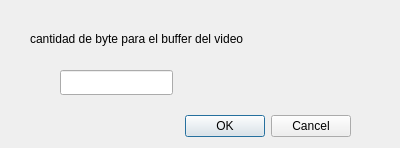
<?xml version="1.0" encoding="UTF-8"?>
<ui version="4.0">
 <class>buffer</class>
 <widget class="QDialog" name="buffer">
  <property name="geometry">
   <rect>
    <x>0</x>
    <y>0</y>
    <width>400</width>
    <height>148</height>
   </rect>
  </property>
  <property name="windowTitle">
   <string>Dialog</string>
  </property>
  <widget class="QDialogButtonBox" name="buttonBox">
   <property name="geometry">
    <rect>
     <x>10</x>
     <y>110</y>
     <width>341</width>
     <height>32</height>
    </rect>
   </property>
   <property name="orientation">
    <enum>Qt::Horizontal</enum>
   </property>
   <property name="standardButtons">
    <set>QDialogButtonBox::Cancel|QDialogButtonBox::Ok</set>
   </property>
  </widget>
  <widget class="QLineEdit" name="lineEdit">
   <property name="geometry">
    <rect>
     <x>60</x>
     <y>70</y>
     <width>113</width>
     <height>25</height>
    </rect>
   </property>
  </widget>
  <widget class="QLabel" name="label">
   <property name="geometry">
    <rect>
     <x>30</x>
     <y>30</y>
     <width>291</width>
     <height>17</height>
    </rect>
   </property>
   <property name="text">
    <string>cantidad de byte para el buffer del video</string>
   </property>
  </widget>
 </widget>
 <resources/>
 <connections>
  <connection>
   <sender>buttonBox</sender>
   <signal>accepted()</signal>
   <receiver>buffer</receiver>
   <slot>accept()</slot>
   <hints>
    <hint type="sourcelabel">
     <x>248</x>
     <y>254</y>
    </hint>
    <hint type="destinationlabel">
     <x>157</x>
     <y>274</y>
    </hint>
   </hints>
  </connection>
  <connection>
   <sender>buttonBox</sender>
   <signal>rejected()</signal>
   <receiver>buffer</receiver>
   <slot>reject()</slot>
   <hints>
    <hint type="sourcelabel">
     <x>316</x>
     <y>260</y>
    </hint>
    <hint type="destinationlabel">
     <x>286</x>
     <y>274</y>
    </hint>
   </hints>
  </connection>
 </connections>
</ui>
